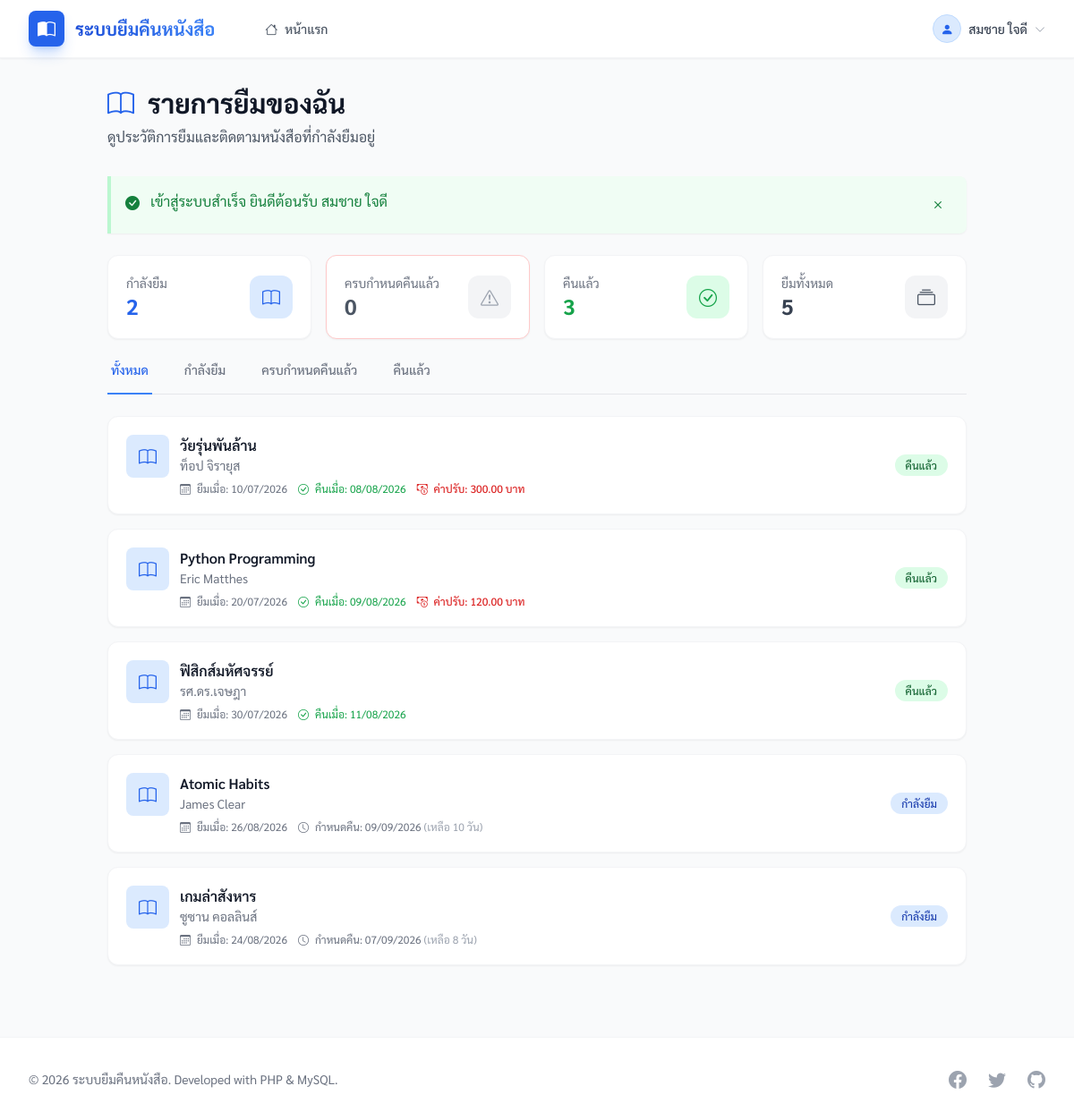
The app's page /my_borrows.php (signed in) with its own data.
### tables this page shows
CREATE TABLE IF NOT EXISTS `users` (
    `id` INT AUTO_INCREMENT PRIMARY KEY,
    `name` VARCHAR(100) NOT NULL COMMENT 'ชื่อ-นามสกุล',
    `email` VARCHAR(100) NOT NULL UNIQUE COMMENT 'อีเมล',
    `password` VARCHAR(255) NOT NULL COMMENT 'รหัสผ่าน (bcrypt)',
    `phone` VARCHAR(20) DEFAULT NULL COMMENT 'เบอร์โทรศัพท์',
    `role` ENUM('member', 'admin', 'staff') NOT NULL DEFAULT 'member' COMMENT 'บทบาท',
    `must_change_password` TINYINT(1) NOT NULL DEFAULT 0 COMMENT '1 = ต้องเปลี่ยนรหัสผ่านก่อนใช้งาน (ตั้งตอนนำเข้า/admin สร้างให้)',
    `created_at` DATETIME DEFAULT CURRENT_TIMESTAMP,
    `updated_at` DATETIME DEFAULT CURRENT_TIMESTAMP ON UPDATE CURRENT_TIMESTAMP,
    INDEX `idx_email` (`email`),
    INDEX `idx_role` (`role`)
);

CREATE TABLE IF NOT EXISTS `borrows` (
    `id` INT AUTO_INCREMENT PRIMARY KEY,
    `user_id` INT NOT NULL COMMENT 'ผู้ยืม',
    `book_id` INT NOT NULL COMMENT 'หนังสือที่ยืม',
    `borrow_date` DATE NOT NULL COMMENT 'วันที่ยืม',
    `due_date` DATE NOT NULL COMMENT 'กำหนดคืน',
    `renew_count` TINYINT UNSIGNED NOT NULL DEFAULT 0 COMMENT 'ต่ออายุไปแล้วกี่ครั้ง',
    `return_date` DATE DEFAULT NULL COMMENT 'วันที่คืนจริง',
    `status` ENUM('borrowing', 'returned', 'lost', 'damaged') NOT NULL DEFAULT 'borrowing' COMMENT 'borrowing=ยังไม่คืน / returned=คืนแล้ว / lost=หาย / damaged=ชำรุดจนใช้ไม่ได้',
    `fine_amount` DECIMAL(10,2) DEFAULT 0 COMMENT 'ค่าปรับ',
    `lost_reported_at` DATETIME NULL COMMENT 'เวลาที่แจ้งหาย/ชำรุด (แยกจาก return_date เพราะรายงานนับ "คืนแล้ว" จาก return_date โดยไม่กรอง status)',
    `lost_reported_by` INT NULL COMMENT 'ผู้แจ้ง',
    `lost_note` VARCHAR(255) NULL COMMENT 'รายละเอียด/เหตุผล',
    `fine_waived_at` DATETIME NULL COMMENT 'เวลาที่ยกเว้นค่าปรับ (NULL = ยังไม่ยกเว้น)',
    `fine_waived_by` INT NULL COMMENT 'ผู้ยกเว้น',
    `fine_waived_note` VARCHAR(255) NULL COMMENT 'เหตุผลที่ยกเว้น',
    `notes` TEXT DEFAULT NULL COMMENT 'หมายเหตุ',
    `created_at` DATETIME DEFAULT CURRENT_TIMESTAMP,
    `updated_at` DATETIME DEFAULT CURRENT_TIMESTAMP ON UPDATE CURRENT_TIMESTAMP,
    INDEX `idx_status` (`status`),
    INDEX `idx_user` (`user_id`),
    INDEX `idx_book` (`book_id`),
    INDEX `idx_due_date` (`due_date`),
     
    INDEX `idx_fine_waived` (`fine_waived_at`),
    FOREIGN KEY (`user_id`) REFERENCES `users`(`id`) ON DELETE RESTRICT ON UPDATE CASCADE,
    FOREIGN KEY (`book_id`) REFERENCES `books`(`id`) ON DELETE RESTRICT ON UPDATE CASCADE,
     
     
    CONSTRAINT `fk_borrows_waived_by` FOREIGN KEY (`fine_waived_by`) REFERENCES `users`(`id`) ON DELETE SET NULL ON UPDATE CASCADE,
    CONSTRAINT `fk_borrows_lost_reported_by` FOREIGN KEY (`lost_reported_by`) REFERENCES `users`(`id`) ON DELETE SET NULL ON UPDATE CASCADE
);

CREATE TABLE IF NOT EXISTS `books` (
    `id` INT AUTO_INCREMENT PRIMARY KEY,
    `title` VARCHAR(200) NOT NULL COMMENT 'ชื่อหนังสือ',
    `author` VARCHAR(100) NOT NULL COMMENT 'ผู้แต่ง',
    `isbn` VARCHAR(20) DEFAULT NULL COMMENT 'รหัส ISBN',
    `call_number` VARCHAR(50) DEFAULT NULL COMMENT 'เลขเรียกหนังสือ — ที่อยู่บนชั้น (รูปแบบอิสระ แต่ละห้องสมุดกำหนดเอง)',
     
     
     
    `search_tokens` TEXT DEFAULT NULL COMMENT 'trigram สำหรับ FULLTEXT (สร้างโดย buildSearchTokens())',
    `category_id` INT DEFAULT NULL COMMENT 'หมวดหมู่',
    `description` TEXT DEFAULT NULL COMMENT 'รายละเอียด',
    `copy_notes` TEXT DEFAULT NULL COMMENT 'บันทึกภายในของเจ้าหน้าที่เกี่ยวกับเล่มแต่ละเล่ม (ข้อความอิสระ ระบบไม่ได้ตามรายเล่มให้)',
    `cover_image` VARCHAR(255) DEFAULT NULL COMMENT 'ชื่อไฟล์รูปปก',
    `quantity` INT NOT NULL DEFAULT 1 COMMENT 'จำนวนทั้งหมด',
    `price` DECIMAL(10,2) NULL DEFAULT NULL COMMENT 'ราคาปก — ใช้ตั้งต้นค่าชดใช้ตอนแจ้งหาย (NULL = ยังไม่ระบุ)',
    `available` INT NOT NULL DEFAULT 1 COMMENT 'จำนวนที่ว่าง',
    `is_visible` TINYINT(1) NOT NULL DEFAULT 1 COMMENT 'แสดงให้สาธารณะเห็น',
    `is_reference` TINYINT(1) NOT NULL DEFAULT 0 COMMENT 'หนังสืออ้างอิง — อ่านในห้องสมุดเท่านั้น ยืม/จองไม่ได้',
    `created_at` DATETIME DEFAULT CURRENT_TIMESTAMP,
    `updated_at` DATETIME DEFAULT CURRENT_TIMESTAMP ON UPDATE CURRENT_TIMESTAMP,
    INDEX `idx_available` (`available`),
    INDEX `idx_category` (`category_id`),
    UNIQUE INDEX `uq_isbn` (`isbn`),
     
    INDEX `idx_call_number` (`call_number`),
     
     
    FULLTEXT KEY `ft_books_search` (`search_tokens`),
    FOREIGN KEY (`category_id`) REFERENCES `categories`(`id`) ON DELETE SET NULL ON UPDATE CASCADE,
    CONSTRAINT `chk_books_available_non_negative` CHECK (`available` >= 0),
    CONSTRAINT `chk_books_quantity_gte_available` CHECK (`quantity` >= `available`)
);

### my_borrows.php (the view, shortened to what the rows shown need)
<?php
require_once __DIR__ . '/bootstrap.php';
$pdo = getDB();
$userId = $_SESSION['user_id'];
$borrowRepo = new BorrowRepository($pdo);
$statusFilter = $_GET['status'] ?? '';
$filters = ['user_id' => $userId];
$borrows = $borrowRepo->findAll($filters);
require_once __DIR__ . '/includes/header.php';
function isOverdue($borrow): bool {
    return $borrow['status'] === 'borrowing' && strtotime($borrow['due_date']) < strtotime('today');
}
function isDueToday($borrow): bool {
    return $borrow['status'] === 'borrowing' && $borrow['due_date'] === date('Y-m-d');
}
function getDaysRemaining($dueDate): int {
    $today = strtotime('today');
    $due = strtotime($dueDate);
    return (int) (($due - $today) / (60 * 60 * 24));
}
?>
<div class="max-w-5xl mx-auto px-4 sm:px-6 lg:px-8 py-8">
    <div class="mb-8">
        <h1 class="text-3xl font-bold text-gray-900">
            <i class="bi bi-book text-primary-600 mr-2"></i>
            รายการยืมของฉัน
        </h1>
    </div>
    <?php if (empty($borrows)): ?>
        <div class="text-center py-16 bg-white rounded-2xl shadow-sm border border-gray-100">
            <div class="w-20 h-20 mx-auto bg-gray-100 rounded-full flex items-center justify-center mb-4">
                <i class="bi bi-book text-4xl text-gray-400"></i>
            </div>
            <h3 class="text-lg font-medium text-gray-900 mb-2">ไม่พบรายการยืม</h3>
            <p class="text-gray-500 mb-6"><?= $statusFilter ? 'ไม่มีรายการในหมวดหมู่นี้' : 'คุณยังไม่มีประวัติการยืมหนังสือ' ?></p>
            <a href="<?= APP_URL ?>" class="inline-flex items-center px-4 py-2 bg-primary-600 text-white rounded-lg hover:bg-primary-700 transition-colors">
                <i class="bi bi-search mr-2"></i>
                ค้นหาหนังสือ
            </a>
        </div>
    <?php else: ?>
        <div class="space-y-4">
            <?php foreach ($borrows as $borrow): ?>
                <?php
                    $isOverdue = isOverdue($borrow);
                    $isDueToday = isDueToday($borrow);
                    $daysRemaining = getDaysRemaining($borrow['due_date']);
                    if ($borrow['status'] === 'returned') {
                        $statusClass = 'bg-green-100 text-green-800';
                        $statusLabel = 'คืนแล้ว';
                    } elseif ($borrow['status'] === 'lost') {
                        $statusClass = 'bg-orange-100 text-orange-800';
                        $statusLabel = 'แจ้งหาย';
                    } elseif ($borrow['status'] === 'damaged') {
                        $statusClass = 'bg-purple-100 text-purple-800';
                        $statusLabel = 'ชำรุด';
                    } elseif ($isOverdue) {
                        $statusClass = 'bg-red-100 text-red-800';
                        $statusLabel = 'ครบกำหนดคืนแล้ว';
                    } elseif ($isDueToday) {
                        $statusClass = 'bg-amber-100 text-amber-800';
                        $statusLabel = 'ครบกำหนดวันนี้';
                    } else {
                        $statusClass = 'bg-blue-100 text-blue-800';
                        $statusLabel = 'กำลังยืม';
                    }
                ?>
                <div class="bg-white rounded-xl shadow-sm border <?= $isOverdue ? 'border-red-200' : 'border-gray-100' ?> p-5 hover:shadow-md transition-shadow">
                    <div class="flex flex-col sm:flex-row sm:items-center sm:justify-between gap-4">
                        <div class="flex-1">
                            <div class="flex items-start gap-3">
                                <div class="w-12 h-12 <?= $isOverdue ? 'bg-red-100' : 'bg-primary-100' ?> rounded-lg flex items-center justify-center flex-shrink-0">
                                    <i class="bi bi-book text-xl <?= $isOverdue ? 'text-red-600' : 'text-primary-600' ?>"></i>
                                </div>
                                <div>
                                    <h3 class="font-semibold text-gray-900">
                                        <a href="book.php?id=<?= $borrow['book_id'] ?>" class="hover:text-primary-600 transition-colors">
                                            <?= e($borrow['book_title']) ?>
                                        </a>
                                    </h3>
                                    <p class="text-sm text-gray-500"><?= e($borrow['book_author']) ?></p>
                                    <div class="mt-2 flex flex-wrap items-center gap-3 text-xs text-gray-500">
                                        <span>
                                            <i class="bi bi-calendar3 mr-1"></i>
                                            ยืมเมื่อ: <?= date('d/m/Y', strtotime($borrow['borrow_date'])) ?>
                                        </span>
                                        <?php if ($borrow['status'] === 'borrowing'): ?>
                                            <span class="<?= $isOverdue ? 'text-red-600 font-medium' : ($isDueToday ? 'text-amber-600 font-medium' : '') ?>">
                                                <i class="bi bi-clock mr-1"></i>
                                                กำหนดคืน: <?= date('d/m/Y', strtotime($borrow['due_date'])) ?>
                                                <?php if ($isOverdue): ?>
                                                    <span class="text-red-500">(เลยกำหนด <?= abs($daysRemaining) ?> วัน)</span>
                                                <?php elseif ($isDueToday): ?>
                                                    <span class="text-amber-600">(วันนี้!)</span>
                                                <?php else: ?>
                                                    <span class="text-gray-400">(เหลือ <?= $daysRemaining ?> วัน)</span>
                                                <?php endif; ?>
                                            </span>
                                        <?php else: ?>
                                            <span class="text-green-600">
                                                <i class="bi bi-check-circle mr-1"></i>
                                                คืนเมื่อ: <?= !empty($borrow['return_date']) ? date('d/m/Y', strtotime($borrow['return_date'])) : '-' ?>
                                            </span>
                                            <?php if ($borrow['fine_amount'] > 0): ?>
                                                <?php if (!empty($borrow['fine_waived_at'])): ?>
                                                    <span class="text-gray-500 font-medium" title="ห้องสมุดยกเว้นค่าปรับให้แล้ว">
                                                        <i class="bi bi-check-circle mr-1"></i>
                                                        ค่าปรับ <?= number_format($borrow['fine_amount'], 2) ?> บาท — <span class="text-green-600">ยกเว้นแล้ว</span>
                                                    </span>
                                                <?php else: ?>
                                                    <span class="text-red-600 font-medium">
                                                        <i class="bi bi-cash-coin mr-1"></i>
                                                        ค่าปรับ: <?= number_format($borrow['fine_amount'], 2) ?> บาท
                                                    </span>
                                                <?php endif; ?>
                                            <?php endif; ?>
                                        <?php endif; ?>
                                    </div>
                                </div>
                            </div>
                        </div>
                        <div class="flex items-center">
                            <span class="inline-flex items-center px-3 py-1 rounded-full text-xs font-medium <?= $statusClass ?>">
                                <?= $statusLabel ?>
                            </span>
                        </div>
                    </div>
                </div>
            <?php endforeach; ?>
        </div>
    <?php endif; ?>
</div>
<?php require_once __DIR__ . '/includes/footer.php'; ?>

### includes/header.php (shortened to what the rows shown need)
<?php
require_once __DIR__ . '/functions.php';
$user = isLoggedIn() ? getCurrentUser() : null;
?>
<!DOCTYPE html>
<html lang="th">
<head>
    <link href="<?= APP_URL ?>/assets/vendor/fonts/sarabun.css" rel="stylesheet">
    <link rel="stylesheet" href="<?= APP_URL ?>/assets/vendor/bootstrap-icons/bootstrap-icons.css">
    <script src="<?= APP_URL ?>/assets/vendor/tailwind/tailwind.js"></script>
</head>
<body class="bg-gray-50 text-gray-800 font-sans antialiased flex flex-col min-h-screen">
    <nav class="bg-white shadow-sm sticky top-0 z-50 border-b border-gray-100">
        <div class="max-w-7xl mx-auto px-4 sm:px-6 lg:px-8">
            <div class="flex justify-between h-16">
                <div class="hidden md:flex items-center space-x-4">
                    <?php if (isLoggedIn()): ?>
                        <div class="relative group ml-3">
                            <button type="button" class="flex items-center space-x-2 text-sm font-medium text-gray-700 hover:text-primary-600 focus:outline-none transition-colors">
                                <span class="w-8 h-8 rounded-full bg-primary-100 text-primary-600 flex items-center justify-center border border-primary-200">
                                    <i class="bi bi-person-fill"></i>
                                </span>
                                <span><?= e($user['name'] ?? 'ผู้ใช้') ?></span>
                                <i class="bi bi-chevron-down text-xs text-gray-400 group-hover:text-primary-500 transition-colors"></i>
                            </button>
                        </div>
                    <?php endif; ?>
                </div>
            </div>
        </div>
    </nav>
    <main class="flex-grow">

### records on screen
users: name "สมชาย ใจดี"
borrows: book.title "วัยรุ่นพันล้าน", book.author "ท็อป จิรายุส", borrow_date "10/07/2026", return_date "08/08/2026", fine_amount "300.00", status "คืนแล้ว"
borrows: book.title "Python Programming", book.author "Eric Matthes", borrow_date "20/07/2026", return_date "09/08/2026", fine_amount "120.00", status "คืนแล้ว"
borrows: book.title "ฟิสิกส์มหัศจรรย์", book.author "รศ.ดร.เจษฎา", borrow_date "30/07/2026", return_date "11/08/2026", status "คืนแล้ว"
borrows: book.title "Atomic Habits", book.author "James Clear", borrow_date "26/08/2026", due_date "09/09/2026", due_date "10", statusLabel "กำลังยืม"
borrows: book.title "เกมล่าสังหาร", book.author "ซูซาน คอลลินส์", borrow_date "24/08/2026", due_date "07/09/2026", due_date "8", statusLabel "กำลังยืม"

### other values on screen
$content "เข้าสู่ระบบสำเร็จ ยินดีต้อนรับ สมชาย ใจดี"
$stats['active_borrows'] "2"
$overdueCount "0"
$stats['returned'] "3"
$stats['total_borrows'] "5"
APP_NAME "ระบบยืมคืนหนังสือ"
